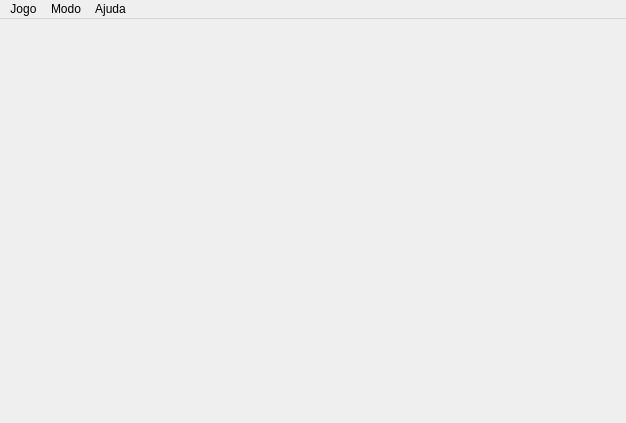
<?xml version="1.0" encoding="UTF-8"?>
<ui version="4.0">
 <class>Ludo</class>
 <widget class="QMainWindow" name="Ludo">
  <property name="geometry">
   <rect>
    <x>0</x>
    <y>0</y>
    <width>626</width>
    <height>423</height>
   </rect>
  </property>
  <property name="windowTitle">
   <string>Ludo</string>
  </property>
  <widget class="QWidget" name="centralWidget">
   <layout class="QHBoxLayout" name="horizontalLayout_7">
    <item>
     <widget class="Board" name="widget" native="true">
      <property name="minimumSize">
       <size>
        <width>375</width>
        <height>375</height>
       </size>
      </property>
      <property name="maximumSize">
       <size>
        <width>375</width>
        <height>375</height>
       </size>
      </property>
     </widget>
    </item>
    <item>
     <layout class="QVBoxLayout" name="verticalLayout">
      <item>
       <spacer name="verticalSpacer">
        <property name="orientation">
         <enum>Qt::Vertical</enum>
        </property>
        <property name="sizeHint" stdset="0">
         <size>
          <width>20</width>
          <height>40</height>
         </size>
        </property>
       </spacer>
      </item>
      <item>
       <layout class="QHBoxLayout" name="horizontalLayout_6">
        <item>
         <spacer name="horizontalSpacer">
          <property name="orientation">
           <enum>Qt::Horizontal</enum>
          </property>
          <property name="sizeHint" stdset="0">
           <size>
            <width>40</width>
            <height>20</height>
           </size>
          </property>
         </spacer>
        </item>
        <item>
         <widget class="Dice" name="dice">
          <property name="minimumSize">
           <size>
            <width>75</width>
            <height>75</height>
           </size>
          </property>
          <property name="maximumSize">
           <size>
            <width>75</width>
            <height>75</height>
           </size>
          </property>
          <property name="icon">
           <iconset resource="Ludo.qrc">
            <normaloff>:/dices/face1</normaloff>:/dices/face1</iconset>
          </property>
          <property name="iconSize">
           <size>
            <width>60</width>
            <height>60</height>
           </size>
          </property>
          <property name="flat">
           <bool>true</bool>
          </property>
          <property name="type" stdset="0">
           <number>1</number>
          </property>
         </widget>
        </item>
        <item>
         <spacer name="horizontalSpacer_2">
          <property name="orientation">
           <enum>Qt::Horizontal</enum>
          </property>
          <property name="sizeHint" stdset="0">
           <size>
            <width>40</width>
            <height>20</height>
           </size>
          </property>
         </spacer>
        </item>
       </layout>
      </item>
      <item>
       <spacer name="verticalSpacer_3">
        <property name="orientation">
         <enum>Qt::Vertical</enum>
        </property>
        <property name="sizeType">
         <enum>QSizePolicy::Fixed</enum>
        </property>
        <property name="sizeHint" stdset="0">
         <size>
          <width>20</width>
          <height>35</height>
         </size>
        </property>
       </spacer>
      </item>
      <item>
       <widget class="Status" name="player1" native="true">
        <property name="minimumSize">
         <size>
          <width>215</width>
          <height>35</height>
         </size>
        </property>
        <property name="maximumSize">
         <size>
          <width>215</width>
          <height>35</height>
         </size>
        </property>
        <property name="type" stdset="0">
         <number>1</number>
        </property>
        <property name="turn" stdset="0">
         <bool>true</bool>
        </property>
       </widget>
      </item>
      <item>
       <widget class="Status" name="player2" native="true">
        <property name="minimumSize">
         <size>
          <width>215</width>
          <height>35</height>
         </size>
        </property>
        <property name="maximumSize">
         <size>
          <width>215</width>
          <height>35</height>
         </size>
        </property>
        <property name="type" stdset="0">
         <number>2</number>
        </property>
       </widget>
      </item>
      <item>
       <widget class="Status" name="player3" native="true">
        <property name="minimumSize">
         <size>
          <width>215</width>
          <height>35</height>
         </size>
        </property>
        <property name="maximumSize">
         <size>
          <width>215</width>
          <height>35</height>
         </size>
        </property>
        <property name="type" stdset="0">
         <number>3</number>
        </property>
       </widget>
      </item>
      <item>
       <widget class="Status" name="player4" native="true">
        <property name="minimumSize">
         <size>
          <width>215</width>
          <height>35</height>
         </size>
        </property>
        <property name="maximumSize">
         <size>
          <width>215</width>
          <height>35</height>
         </size>
        </property>
        <property name="type" stdset="0">
         <number>4</number>
        </property>
       </widget>
      </item>
      <item>
       <spacer name="verticalSpacer_2">
        <property name="orientation">
         <enum>Qt::Vertical</enum>
        </property>
        <property name="sizeHint" stdset="0">
         <size>
          <width>20</width>
          <height>40</height>
         </size>
        </property>
       </spacer>
      </item>
     </layout>
    </item>
   </layout>
  </widget>
  <widget class="QMenuBar" name="menuBar">
   <property name="geometry">
    <rect>
     <x>0</x>
     <y>0</y>
     <width>626</width>
     <height>24</height>
    </rect>
   </property>
   <widget class="QMenu" name="menuGame">
    <property name="title">
     <string>Jogo</string>
    </property>
    <addaction name="actionNew"/>
    <addaction name="actionQuit"/>
   </widget>
   <widget class="QMenu" name="menuHelp">
    <property name="title">
     <string>Ajuda</string>
    </property>
    <addaction name="actionAbout"/>
   </widget>
   <widget class="QMenu" name="menuMode">
    <property name="title">
     <string>Modo</string>
    </property>
    <addaction name="actionMode2P"/>
    <addaction name="actionMode3P"/>
    <addaction name="actionMode4P"/>
   </widget>
   <addaction name="menuGame"/>
   <addaction name="menuMode"/>
   <addaction name="menuHelp"/>
  </widget>
  <action name="actionNew">
   <property name="text">
    <string>Novo</string>
   </property>
  </action>
  <action name="actionQuit">
   <property name="text">
    <string>Sair</string>
   </property>
  </action>
  <action name="actionAbout">
   <property name="text">
    <string>Sobre</string>
   </property>
  </action>
  <action name="actionMode2P">
   <property name="checkable">
    <bool>true</bool>
   </property>
   <property name="checked">
    <bool>true</bool>
   </property>
   <property name="text">
    <string>Dois jogadores</string>
   </property>
  </action>
  <action name="actionMode3P">
   <property name="checkable">
    <bool>true</bool>
   </property>
   <property name="text">
    <string>Três jogadores</string>
   </property>
  </action>
  <action name="actionMode4P">
   <property name="checkable">
    <bool>true</bool>
   </property>
   <property name="text">
    <string>Quatro jogadores</string>
   </property>
  </action>
 </widget>
 <layoutdefault spacing="6" margin="11"/>
 <customwidgets>
  <customwidget>
   <class>Board</class>
   <extends>QWidget</extends>
   <header location="global">Board.h</header>
   <container>1</container>
  </customwidget>
  <customwidget>
   <class>Status</class>
   <extends>QWidget</extends>
   <header location="global">Status.h</header>
   <container>1</container>
  </customwidget>
  <customwidget>
   <class>Dice</class>
   <extends>QPushButton</extends>
   <header location="global">Dice.h</header>
  </customwidget>
 </customwidgets>
 <resources>
  <include location="Ludo.qrc"/>
 </resources>
 <connections/>
</ui>
